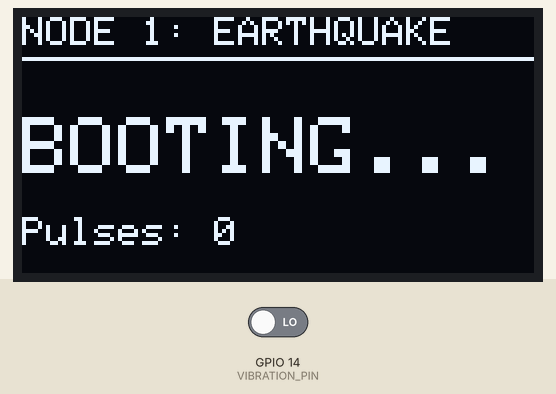
This sketch was run on a simulated ESP32. Parts: 128×64 one-colour display. The test bench sets the inputs (shaded band); at power-on: GPIO 14 (VIBRATION_PIN) LOW. WiFi joins after 1.5 s; servers stay silent unless stated; what the sketch prints to the serial monitor is not drawn.

Above: at 0.1 s.
At 2.7 s:
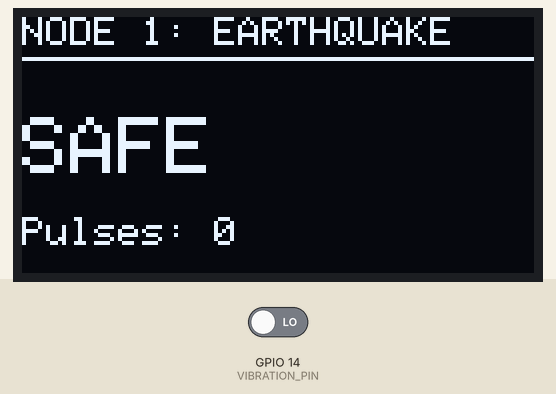
2.8 s: GPIO 14 (VIBRATION_PIN) driven HIGH
At 4.7 s:
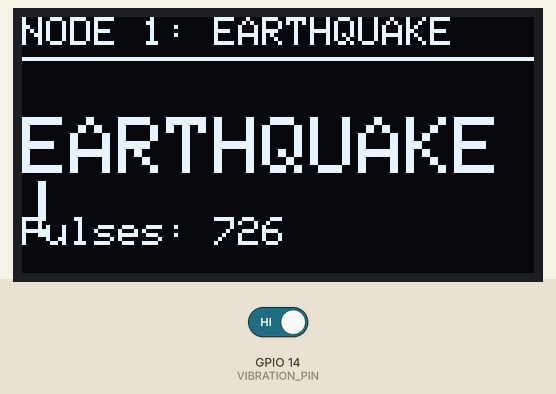
Timing chart, 0 to 6.2 s (numbered marks = the images above; inputs shaded):
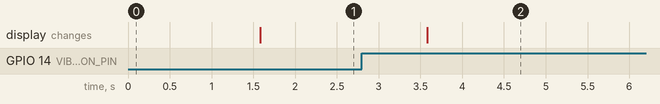

Measured:
- after the input at 2.8 s, the display: changes after 0.78 s (image 2)

The sketch:

node1_earthquake.ino
```cpp
/*
  SENTINEL / Q-RESCUE — NODE 1: EARTHQUAKE DETECTION
  Hardware: ESP32 + 0.96" OLED (SSD1306, I2C) + SW-420 Vibration Sensor

  LOGIC:
  - SW-420 outputs digital HIGH pulses when it detects shaking/vibration.
  - We count HIGH pulses in a rolling window to avoid single-spike false alarms.
  - If pulse count crosses SHAKE_THRESHOLD within WINDOW_MS -> RED (earthquake detected).
  - If no significant vibration for COOLDOWN_MS -> back to GREEN.

  FIREBASE PATH WRITTEN:
  /liveNodes/node1
      type       : "earthquake"
      status     : "red" | "green"
      vibration  : <pulse count in last window>
      timestamp  : <millis-based unix-ish timestamp, server can override with ServerValue.TIMESTAMP>

  LIBRARIES NEEDED (Install via Arduino Library Manager):
  - Firebase ESP32 Client   by Mobizt   ("Firebase_ESP_Client")
  - Adafruit SSD1306
  - Adafruit GFX Library
*/

#include <WiFi.h>
#include <Wire.h>
#include <Adafruit_GFX.h>
#include <Adafruit_SSD1306.h>
#include <Firebase_ESP_Client.h>
#include "addons/TokenHelper.h"
#include "addons/RTDBHelper.h"

// ---------------- USER CONFIG ----------------
#define WIFI_SSID        "Ragu"
#define WIFI_PASSWORD    "aar39kay"

// No https://, no trailing slash. e.g. "sentinel-qrescue-default-rtdb.asia-southeast1.firebasedatabase.app"
#define DATABASE_URL     "https://q-rescue-default-rtdb.asia-southeast1.firebasedatabase.app"

// From Firebase Console -> Project Settings -> Service Accounts -> Database secrets -> Show
#define DATABASE_SECRET  "Y4v34CFSWfEnohwo8u7z1RbaErkWmxFbGgPAGT98"
// ----------------------------------------------

// ---------------- PIN CONFIG ------------------
#define VIBRATION_PIN   14      // SW-420 digital OUT -> GPIO14
#define OLED_SDA        21
#define OLED_SCL        22
// ------------------------------------------------

#define SCREEN_WIDTH    128
#define SCREEN_HEIGHT   64
#define OLED_RESET      -1
Adafruit_SSD1306 display(SCREEN_WIDTH, SCREEN_HEIGHT, &Wire, OLED_RESET);

FirebaseData   fbdo;
FirebaseAuth   auth;
FirebaseConfig config;

// ---------------- DETECTION LOGIC CONFIG --------
const unsigned long WINDOW_MS       = 1000;   // rolling window to count shakes
const unsigned long COOLDOWN_MS     = 4000;   // no vibration for this long -> reset to green
const int            SHAKE_THRESHOLD = 3;      // pulses within WINDOW_MS to trigger RED
// -------------------------------------------------

bool alertActive = false;
int  pulseCount = 0;
unsigned long windowStart = 0;
unsigned long lastVibrationTime = 0;
unsigned long lastFirebasePush = 0;
const unsigned long PUSH_INTERVAL_MS = 1000; // keepalive push interval

void setup() {
  Serial.begin(115200);
  pinMode(VIBRATION_PIN, INPUT);

  Wire.begin(OLED_SDA, OLED_SCL);
  if (!display.begin(SSD1306_SWITCHCAPVCC, 0x3C)) {
    Serial.println("OLED init failed");
  }
  display.clearDisplay();
  showStatus("BOOTING...", false);

  connectWiFi();
  setupFirebase();

  windowStart = millis();
  showStatus("SAFE", false);
}

void loop() {
  unsigned long now = millis();

  // Read vibration sensor
  int vib = digitalRead(VIBRATION_PIN);
  if (vib == HIGH) {
    pulseCount++;
    lastVibrationTime = now;
  }

  // Evaluate rolling window
  if (now - windowStart >= WINDOW_MS) {
    if (pulseCount >= SHAKE_THRESHOLD) {
      if (!alertActive) {
        alertActive = true;
        showStatus("EARTHQUAKE!", true);
        pushToFirebase(true, pulseCount);
      }
    }
    pulseCount = 0;
    windowStart = now;
  }

  // Auto-reset to green after cooldown with no vibration
  if (alertActive && (now - lastVibrationTime > COOLDOWN_MS)) {
    alertActive = false;
    showStatus("SAFE", false);
    pushToFirebase(false, 0);
  }

  // Keepalive push (so dashboard knows node is alive even with no state change)
  if (now - lastFirebasePush > PUSH_INTERVAL_MS) {
    pushToFirebase(alertActive, pulseCount);
    lastFirebasePush = now;
  }
}

void connectWiFi() {
  WiFi.begin(WIFI_SSID, WIFI_PASSWORD);
  Serial.print("Connecting to WiFi");
  while (WiFi.status() != WL_CONNECTED) {
    delay(300);
    Serial.print(".");
  }
  Serial.println("\nWiFi connected: " + WiFi.localIP().toString());
}

void setupFirebase() {
  config.database_url = DATABASE_URL;
  config.signer.tokens.legacy_token = DATABASE_SECRET;
  Firebase.begin(&config, &auth);
  Firebase.reconnectWiFi(true);
}

void pushToFirebase(bool isAlert, int vibrationValue) {
  FirebaseJson json;
  json.set("type", "earthquake");
  json.set("status", isAlert ? "red" : "green");
  json.set("vibration", vibrationValue);
  json.set("timestamp", (int)(millis() / 1000));

  if (!Firebase.RTDB.setJSON(&fbdo, "/liveNodes/node1", &json)) {
    Serial.println("Firebase push failed: " + fbdo.errorReason());
  }
}

void showStatus(const char* msg, bool alert) {
  display.clearDisplay();
  display.setTextSize(1);
  display.setTextColor(SSD1306_WHITE);
  display.setCursor(0, 0);
  display.println("NODE 1: EARTHQUAKE");
  display.drawLine(0, 10, 128, 10, SSD1306_WHITE);

  display.setTextSize(2);
  display.setCursor(0, 25);
  display.println(msg);

  display.setTextSize(1);
  display.setCursor(0, 50);
  display.print("Pulses: ");
  display.println(pulseCount);

  display.display();
}
```
